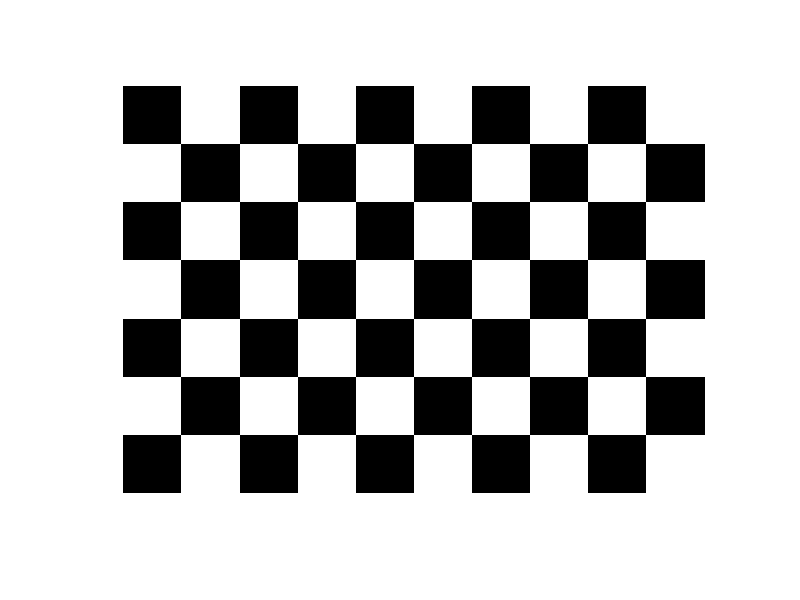

This chart was generated by the following MATLAB code:
clc; close all;

GridSize = 30;  %length of the square
m =7;      %number of row
n = 10;       % number of col
margin = 10; % white boarder size
I = ones(m*GridSize+2*margin,n*GridSize+2*margin)*255;

%the first grid is black
for i = 1:m
    if mod(i,2)==1
        for j = 1:n
            if mod(j,2)==1
                I(1+(i-1)*GridSize+margin:i*GridSize+margin,...
                1+(j-1)*GridSize+margin:j*GridSize+margin) = 0;
            end
        end
    else
        for j = 1:n
            if mod(j,2)==0
               I(1+(i-1)*GridSize+margin:i*GridSize+margin,...
                1+(j-1)*GridSize+margin:j*GridSize+margin) = 0;
            end
        end
    end
end
imshow(I);

imwrite(I,'chessboard.ppm');
